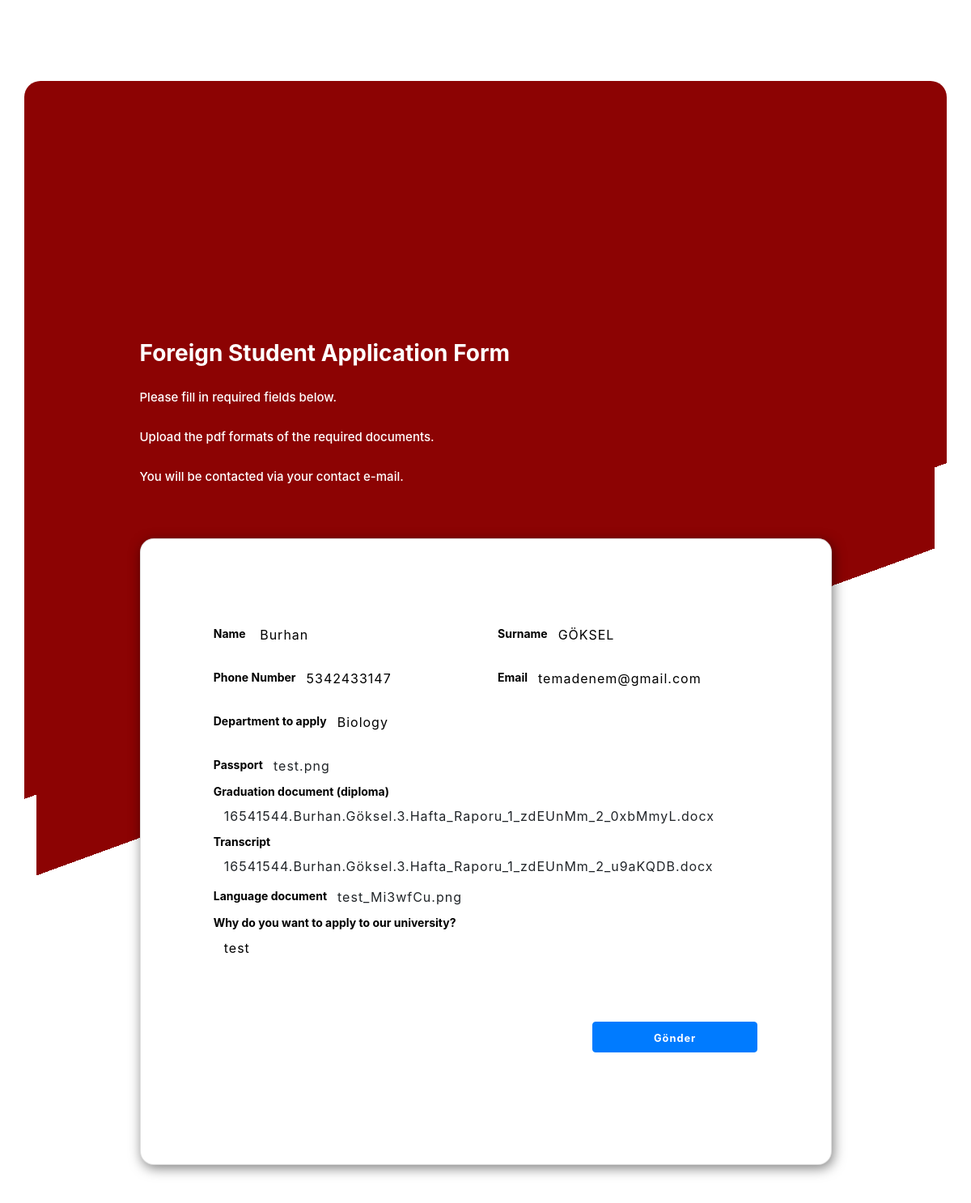
The page /petitionshow/12 on the database as committed earlier.
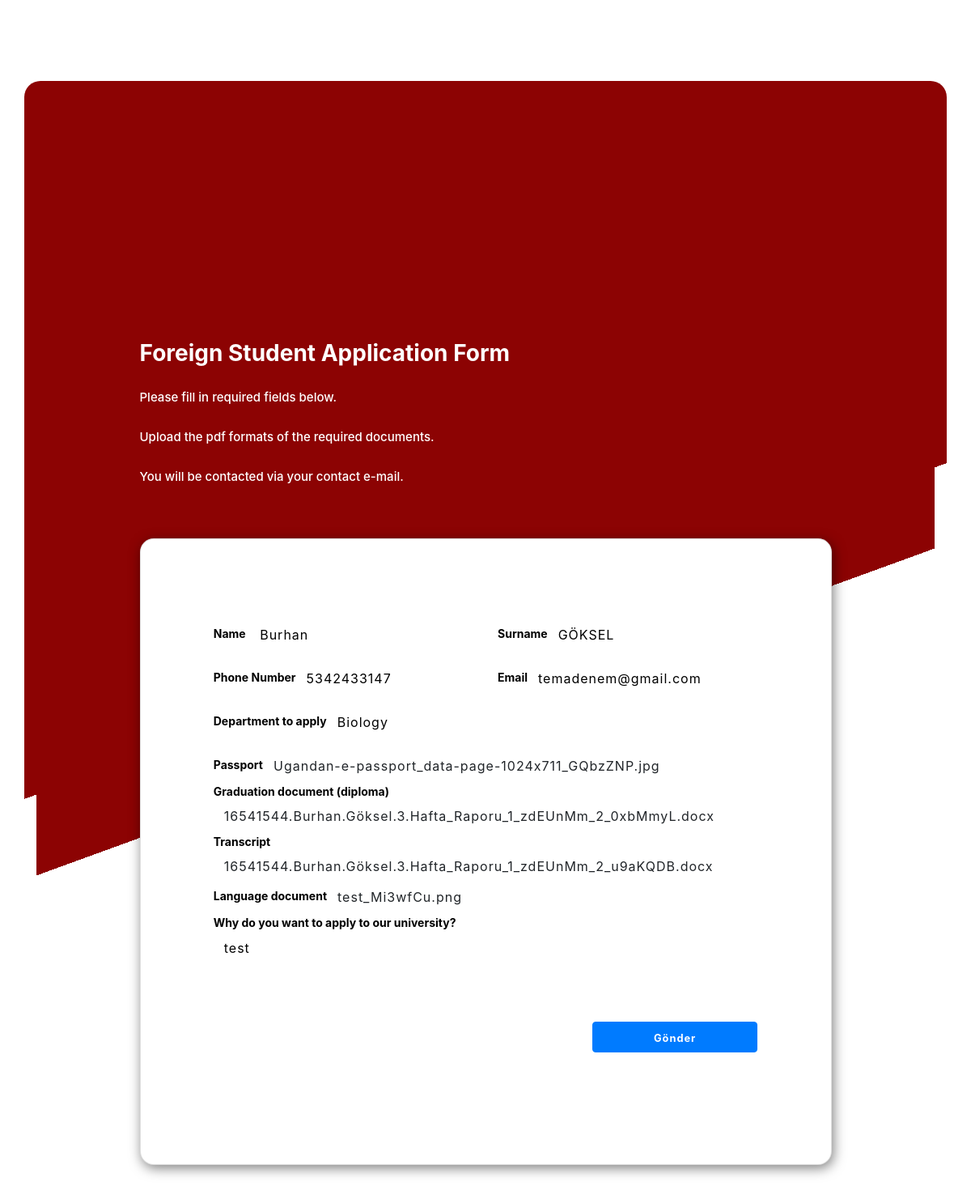
The same page on the database as committed later.
### petition/models.py (models this page shows, shortened)
class ForeignStudentApplicationForm(models.Model):
    STATUS = (
        ('Process','İşlem Sırasında'),
        ('Mistaken','Hatalı'),
        ('Ensitu','Ensitu İncelemesinde'),
        ('Department','Departman İncelemesinde'),
        ('EnsituDirector','Ensitu Direktörünün İncelemesinde'),
        ('Advisor','Danışman İncelemesinde'),
    )
    user = models.ForeignKey(Student, null=True, blank=True,on_delete=models.CASCADE)
    name = models.CharField(max_length=75)
    surname = models.CharField(max_length=75)
    phonenumber = models.CharField(max_length=35)
    email = models.EmailField()
    department = models.CharField(max_length=100)
    passport = models.FileField()
    graduation_document = models.FileField()
    language_document = models.FileField()
    transcript = models.FileField()
    description = models.TextField(max_length=1000,blank=True)
    status = models.CharField(max_length=100,null=True,choices=STATUS, default=STATUS[0][0])
    date = models.DateTimeField(default=datetime.now ,blank=True )
    object = models.Manager()

### petition/views.py (the view)
# urls.py: path('petitionshow/<id>',views.petitionShow,name="petitionShow"),
def petitionShow(request,id):
    petition = ForeignStudentApplicationForm.object.get(id=id)
    status = "Ensitu"
    context = {'petition':petition}
    if request.method == 'POST':
        ForeignStudentApplicationForm.object.filter(id=id).update(status=status)
        return redirect('danisman')
    return render(request,'petition_show.html',context)

### templates/petition_show.html (shortened to what the changed rows need)
<!doctype html>
{% load static %}
                        <html>
                            <head>
                                <link href='https://maxcdn.bootstrapcdn.com/bootstrap/4.3.1/css/bootstrap.min.css' rel='stylesheet'>
                                <link href='' rel='stylesheet'>
                            </head>
                            <body oncontextmenu='return false' class='snippet-body'>
                            <div class="container card-0 justify-content-center ">
                            </head>
                            <body oncontextmenu='return false' class='snippet-body'>
                            <div class="container card-0 justify-content-center ">
    <div class="card-body px-sm-4 px-0">
        <form action=""  method="POST" enctype="multipart/form-data">
        <div class="row justify-content-center round">
            <div class="col-lg-10 col-md-12 ">
                <div class="card shadow-lg card-1">
                    <div class="card-body inner-card">
                        <div class="row justify-content-center">
                            <div class="col-lg-5 col-md-6 col-sm-12">
                                <div class="form-group"><label for="first-name">Name </label>
                                    <a class="btn btn-large">{{petition.name}}</a>
                                   </div>
                                <div class="form-group"> <label for="Mobile-Number">Phone Number </label><a class="btn btn-large">{{petition.phonenumber}}</a></div>
                                <div class="form-group"> <label for="labelEmail4">Department to apply</label><a class="btn btn-large">{{petition.department}}</a></label></div>
                            </div>
                            <div class="col-lg-5 col-md-6 col-sm-12">
                                <div class="form-group"> <label for="last-name">Surname </label><a class="btn btn-large">{{petition.surname}}</a> </div>
                                <div class="form-group"> <label for="phone">Email</label><a class="btn btn-large">{{petition.email}}</a> </div>
                            </div>
                        </div>
                        <div class="row justify-content-center">
                            <div class="col-md-12 col-lg-10 col-12">
                                <label class="my-auto">Passport</label><a href="http://127.0.0.1:8000/files/{{petition.passport}}" class="btn btn-large">{{petition.passport}}</a>
                            </div>
                        </div>
                        <div class="row justify-content-center">
                            <div class="col-md-12 col-lg-10 col-12">
                                <label class="my-auto">Graduation document (diploma) </label><a href="http://127.0.0.1:8000/files/{{petition.graduation_document}}" class="btn btn-large">{{petition.graduation_document}}</a>
                            </div>
                        </div>
                        <div class="row justify-content-center">
                            <div class="col-md-12 col-lg-10 col-12">
                                <label class="my-auto">Transcript</label> <a href="http://127.0.0.1:8000/files/{{petition.transcript}}" class="btn btn-large">{{petition.transcript}}</a>
                            </div>
                        </div>
                        <div class="row justify-content-center">
                            <div class="col-md-12 col-lg-10 col-12">
                                <label class="my-auto">Language document </label><a href="http://127.0.0.1:8000/files/{{petition.language_document}}" class="btn btn-large">{{petition.language_document}}</a>
                            </div>
                        </div>
                        <div class="row justify-content-center">
                            <div class="col-md-12 col-lg-10 col-12">
                                <div class="form-group"> <label for="exampleFormControlTextarea2">Why do you want to apply to our university?</label><br><a class="btn btn-large">{{petition.description}}</a> <br><br><br><br>
                                <div class="row justify-content-end mb-5">
                                    <div class="col-lg-4 col-auto "> </div>
                                </div>
                            </div>
                        </div>
                    </div>
                </div>
            </div>
        </div>
        </form>
    </div>
</div>
                            </body>
                        </html>

Rows that differ between the two databases and show on the page:
changed ForeignStudentApplicationForm "Burhan": passport "test.png" → "Ugandan-e-passport_data-page-1024x711_GQbzZNP.jpg"
